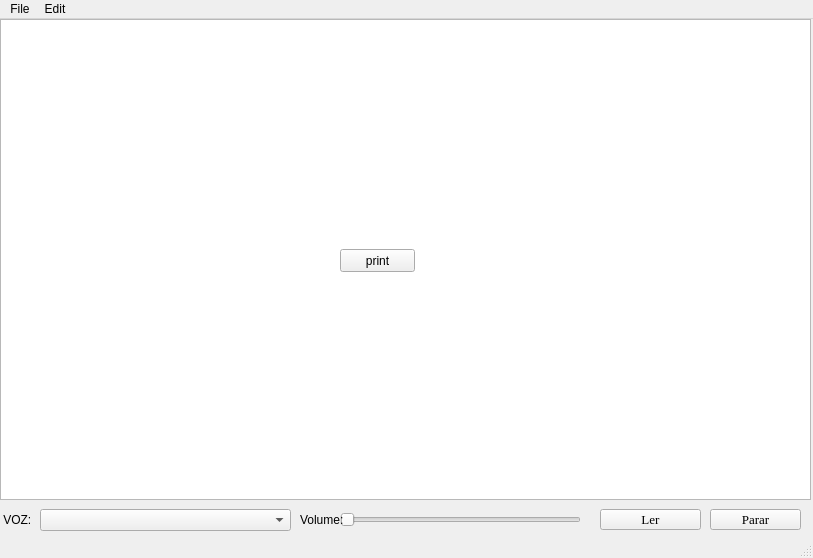
<?xml version="1.0" encoding="UTF-8"?>
<ui version="4.0">
 <class>MainWindow</class>
 <widget class="QMainWindow" name="MainWindow">
  <property name="windowModality">
   <enum>Qt::WindowModal</enum>
  </property>
  <property name="geometry">
   <rect>
    <x>0</x>
    <y>0</y>
    <width>813</width>
    <height>558</height>
   </rect>
  </property>
  <property name="acceptDrops">
   <bool>true</bool>
  </property>
  <property name="windowTitle">
   <string>MainWindow</string>
  </property>
  <property name="autoFillBackground">
   <bool>false</bool>
  </property>
  <widget class="QWidget" name="centralwidget">
   <widget class="QTextEdit" name="textEdit">
    <property name="geometry">
     <rect>
      <x>0</x>
      <y>0</y>
      <width>811</width>
      <height>481</height>
     </rect>
    </property>
    <property name="font">
     <font>
      <family>Arial</family>
      <pointsize>10</pointsize>
     </font>
    </property>
    <property name="documentTitle">
     <string/>
    </property>
    <property name="markdown">
     <string/>
    </property>
    <property name="acceptRichText">
     <bool>false</bool>
    </property>
   </widget>
   <widget class="QComboBox" name="comboBox">
    <property name="geometry">
     <rect>
      <x>40</x>
      <y>490</y>
      <width>251</width>
      <height>22</height>
     </rect>
    </property>
   </widget>
   <widget class="QPushButton" name="pushButton">
    <property name="enabled">
     <bool>true</bool>
    </property>
    <property name="geometry">
     <rect>
      <x>600</x>
      <y>490</y>
      <width>101</width>
      <height>21</height>
     </rect>
    </property>
    <property name="sizePolicy">
     <sizepolicy hsizetype="Minimum" vsizetype="Fixed">
      <horstretch>0</horstretch>
      <verstretch>0</verstretch>
     </sizepolicy>
    </property>
    <property name="font">
     <font>
      <family>Times New Roman</family>
      <pointsize>10</pointsize>
     </font>
    </property>
    <property name="tabletTracking">
     <bool>true</bool>
    </property>
    <property name="acceptDrops">
     <bool>false</bool>
    </property>
    <property name="text">
     <string>Ler</string>
    </property>
    <property name="checkable">
     <bool>false</bool>
    </property>
    <property name="autoRepeat">
     <bool>false</bool>
    </property>
    <property name="autoExclusive">
     <bool>false</bool>
    </property>
    <property name="autoDefault">
     <bool>true</bool>
    </property>
    <property name="default">
     <bool>false</bool>
    </property>
    <property name="flat">
     <bool>false</bool>
    </property>
   </widget>
   <widget class="QSlider" name="horizontalSlider">
    <property name="geometry">
     <rect>
      <x>340</x>
      <y>490</y>
      <width>241</width>
      <height>22</height>
     </rect>
    </property>
    <property name="orientation">
     <enum>Qt::Horizontal</enum>
    </property>
   </widget>
   <widget class="QLabel" name="label">
    <property name="geometry">
     <rect>
      <x>0</x>
      <y>490</y>
      <width>41</width>
      <height>21</height>
     </rect>
    </property>
    <property name="text">
     <string> VOZ:</string>
    </property>
   </widget>
   <widget class="QLabel" name="label_2">
    <property name="geometry">
     <rect>
      <x>300</x>
      <y>490</y>
      <width>51</width>
      <height>21</height>
     </rect>
    </property>
    <property name="text">
     <string>Volume:</string>
    </property>
   </widget>
   <widget class="QPushButton" name="pushButton_2">
    <property name="geometry">
     <rect>
      <x>710</x>
      <y>490</y>
      <width>91</width>
      <height>21</height>
     </rect>
    </property>
    <property name="font">
     <font>
      <family>Times New Roman</family>
      <pointsize>10</pointsize>
     </font>
    </property>
    <property name="text">
     <string>Parar</string>
    </property>
   </widget>
   <widget class="QPushButton" name="pushButton_3">
    <property name="geometry">
     <rect>
      <x>340</x>
      <y>230</y>
      <width>75</width>
      <height>23</height>
     </rect>
    </property>
    <property name="text">
     <string>print</string>
    </property>
   </widget>
  </widget>
  <widget class="QMenuBar" name="menubar">
   <property name="geometry">
    <rect>
     <x>0</x>
     <y>0</y>
     <width>813</width>
     <height>21</height>
    </rect>
   </property>
   <widget class="QMenu" name="menuFile">
    <property name="title">
     <string>File</string>
    </property>
    <addaction name="actionSave"/>
    <addaction name="actionOpen"/>
   </widget>
   <widget class="QMenu" name="menuEdit">
    <property name="title">
     <string>Edit</string>
    </property>
    <addaction name="actionUndo"/>
    <addaction name="actionRedo"/>
   </widget>
   <addaction name="menuFile"/>
   <addaction name="menuEdit"/>
  </widget>
  <widget class="QStatusBar" name="statusbar">
   <property name="mouseTracking">
    <bool>false</bool>
   </property>
   <property name="tabletTracking">
    <bool>false</bool>
   </property>
   <property name="acceptDrops">
    <bool>true</bool>
   </property>
  </widget>
  <action name="actionSave">
   <property name="text">
    <string>Save</string>
   </property>
   <property name="shortcut">
    <string>Ctrl+S</string>
   </property>
  </action>
  <action name="actionOpen">
   <property name="text">
    <string>Open</string>
   </property>
   <property name="shortcut">
    <string>Ctrl+O</string>
   </property>
  </action>
  <action name="actionUndo">
   <property name="text">
    <string>Undo</string>
   </property>
   <property name="shortcut">
    <string>Ctrl+Z</string>
   </property>
  </action>
  <action name="actionRedo">
   <property name="text">
    <string>Redo</string>
   </property>
   <property name="shortcut">
    <string>Ctrl+Alt+Z</string>
   </property>
  </action>
 </widget>
 <resources/>
 <connections/>
</ui>
